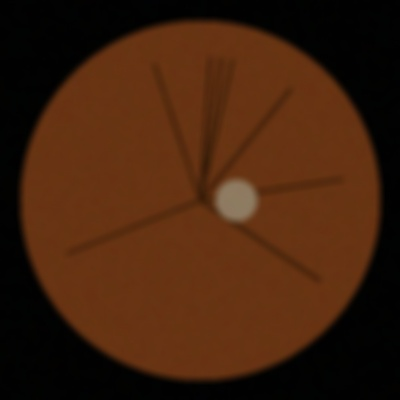
#> input picture retinobolic/Anuj_Fundus_Quality/sample_data/borderline_fundus.jpg, 400 x 400 px; its folder holds only this picture in this run
$ python -i fundus_validator.py   (imports and definitions only)
#> lines starting #> are read from the running program, lines starting #| are printed output that depends on the picture; after the words box and inside, x2 and y2 are one past the last pixel; in counts of white or black regions, pixels touching at a corner belong together
#> further down, picture is the input picture: shape (400, 400, 3); mean B, G, R 12.8, 33.3, 65.7
"""
fundus_validator.py — Domain verification gate to ensure an image is a genuine retinal fundus scan.
Detects and rejects arbitrary non-retinal images (e.g. personal photos, faces, buildings, natural scenes).
"""

from __future__ import annotations
import cv2
import numpy as np
from typing import Dict, Any, Tuple


_FACE_CASCADE = None
_PROFILE_CASCADE = None

def _get_cascades():
    global _FACE_CASCADE, _PROFILE_CASCADE
    if _FACE_CASCADE is None:
        try:
            _FACE_CASCADE = cv2.CascadeClassifier(cv2.data.haarcascades + 'haarcascade_frontalface_default.xml')
            _PROFILE_CASCADE = cv2.CascadeClassifier(cv2.data.haarcascades + 'haarcascade_profileface.xml')
        except Exception:
            pass
    return _FACE_CASCADE, _PROFILE_CASCADE


def verify_fundus_image(img_bgr: np.ndarray) -> Dict[str, Any]:
    """
    Validates whether an input image possesses optical and chromatic characteristics of a retinal fundus scan.

    Parameters
    ----------
    img_bgr : np.ndarray
        BGR image array (uint8).

    Returns
    -------
    dict:
        is_fundus: bool
        is_human_image: bool
        confidence: float (0.0 to 1.0)
        reasons: list of str describing why the image failed or passed
        metrics: dict of computed color and geometric values
    """
    if img_bgr is None or img_bgr.size == 0:
        return {
            "is_fundus": False,
            "is_human_image": False,
            "confidence": 0.0,
            "reasons": ["Image is empty or unreadable."],
            "metrics": {}
        }

    h, w = img_bgr.shape[:2]
#> h = 400; w = 400

    # 1. Corner Brightness (Ophthalmoscope circular lens aperture check)
    # Most fundus cameras produce a circular field with black / dark outer corners.
    cw, ch = max(1, int(w * 0.08)), max(1, int(h * 0.08))
#> cw = 32; ch = 32
    corners = np.concatenate([
        img_bgr[:ch, :cw].reshape(-1, 3),
        img_bgr[:ch, -cw:].reshape(-1, 3),
        img_bgr[-ch:, :cw].reshape(-1, 3),
        img_bgr[-ch:, -cw:].reshape(-1, 3)
    ])
    corner_brightness = float(np.mean(corners))
#> corner_brightness = 1.44

    # 2. Central Region Colorimetric Analysis (Retinal Chromatic Profile)
    # The retina is heavily vascularized and backed by choroidal melanin and hemoglobin,
    # which absorb blue light strongly and reflect orange/red wavelengths.
    center = img_bgr[int(h * 0.15):int(h * 0.85), int(w * 0.15):int(w * 0.85)]
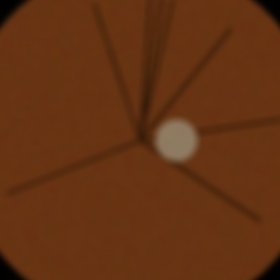
#> center: shape (280, 280, 3); mean B, G, R 19.3, 50.7, 100.5
    if center.size == 0:
        center = img_bgr

    b_ch = center[:, :, 0].astype(np.float64)
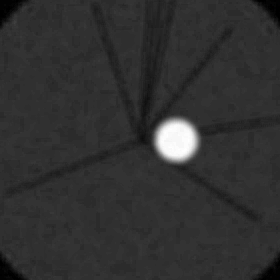
#> b_ch: shape (280, 280) float64; min 0, max 99, mean 19.3; drawn with min black and max white
    g_ch = center[:, :, 1].astype(np.float64)
    r_ch = center[:, :, 2].astype(np.float64)
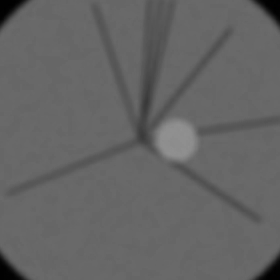
#> r_ch: shape (280, 280) float64; min 0, max 145, mean 100.5

    r_mean = float(np.mean(r_ch))
#> r_mean = 100.5
    g_mean = float(np.mean(g_ch))
#> g_mean = 50.68
    b_mean = float(np.mean(b_ch))
#> b_mean = 19.31

    rb_ratio = float(r_mean / (b_mean + 1e-5))
#> rb_ratio = 5.2
    rg_ratio = float(r_mean / (g_mean + 1e-5))
#> rg_ratio = 1.98

    # 3. HSV Retinal Hue Spectrum Check
    # In OpenCV HSV scale [0, 180]:
    # Red, Orange, Amber, and Golden Yellow span [0, 35] and [165, 180].
    # Evaluated across visible (non-black) pixels so dark clinical fundus scans are not penalized.
    hsv = cv2.cvtColor(center, cv2.COLOR_BGR2HSV)
#> hsv: shape (280, 280, 3); mean H, S, V 11.7, 205.9, 100.5
    hue = hsv[:, :, 0]
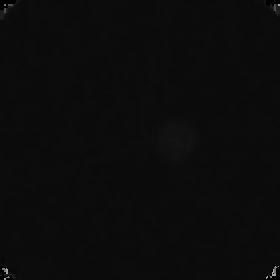
#> hue: shape (280, 280); min 0, max 165, mean 11.7
    sat = hsv[:, :, 1]
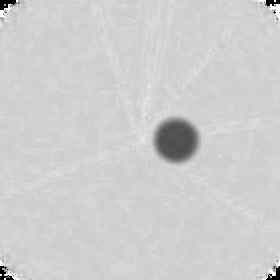
#> sat: shape (280, 280); min 0, max 255, mean 205.9
    val = hsv[:, :, 2]

    vis_mask = (val >= 8) & (sat >= 10)
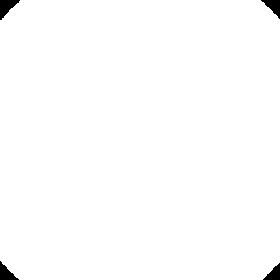
#> vis_mask: shape (280, 280) bool; 99.1% white; 4 black regions, box (x1, y1, x2, y2) and area: (0, 0, 20, 20) 210, (261, 0, 280, 19) 180, (0, 261, 19, 280) 180, (263, 263, 280, 280) 157
    vis_count = int(np.sum(vis_mask))
#> vis_count = 77673

    if vis_count > 50:
        retinal_hue_mask = ((hue[vis_mask] <= 35) | (hue[vis_mask] >= 165))
        retinal_hue_pct = float(np.mean(retinal_hue_mask) * 100.0)
#> retinal_hue_pct = 100
        hue_std = float(np.std(hue[vis_mask]))
#> hue_std = 0.873
    else:
        retinal_hue_pct = 0.0
        hue_std = 0.0

    # 4. Human Face / Person Detection Safety Gate
    # Genuine personal photos (selfies, portraits, hospital staff photos) are regular rectangular
    # camera photos with bright corners and human skin tones.
    # In contrast, ophthalmic retinal fundus scans have dark aperture corners and monochromatic
    # retinal tissue (where optic disc and blood vessels might otherwise trigger weak Haar edge false alarms).
    gray = cv2.cvtColor(img_bgr, cv2.COLOR_BGR2GRAY)
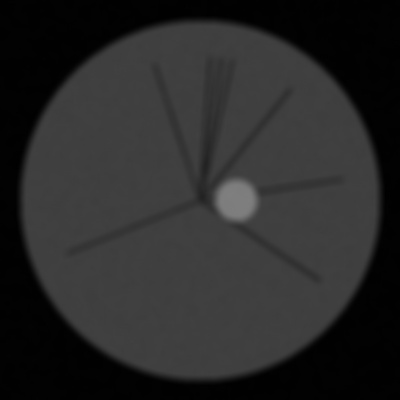
#> gray: shape (400, 400); min 0, max 127, mean 40.6
    face_casc, profile_casc = _get_cascades()
    human_detected = False
    detected_features = []

    # If the image has dark circular corners and strong retinal hue, it is an ocular scan
    is_circular_retina = (corner_brightness <= 25.0) and (retinal_hue_pct >= 85.0)
#> is_circular_retina = True

    if not is_circular_retina and face_casc is not None and not face_casc.empty():
        faces = face_casc.detectMultiScale(gray, scaleFactor=1.1, minNeighbors=6, minSize=(50, 50))
        for (fx, fy, fw, fh) in faces:
            fcrop = img_bgr[fy:fy+fh, fx:fx+fw]
            f_bm = float(fcrop[:, :, 0].mean())
            f_rm = float(fcrop[:, :, 2].mean())
            f_rb = f_rm / (f_bm + 1e-5)
            # Filter out false alarms on deep monochromatic red retinal tissue
            if corner_brightness <= 25.0 and (f_rb > 2.2 or f_bm < 30.0):
                continue
            human_detected = True
            detected_features.append(f"{len(faces)} human face(s)")
            break

    if not human_detected and corner_brightness > 25.0 and profile_casc is not None and not profile_casc.empty():
        profiles = profile_casc.detectMultiScale(gray, scaleFactor=1.1, minNeighbors=6, minSize=(50, 50))
        if len(profiles) > 0:
            human_detected = True
            detected_features.append(f"{len(profiles)} profile face(s)")

    if human_detected:
        feature_str = ", ".join(detected_features)
        return {
            "is_fundus": False,
            "is_human_image": True,
            "confidence": 0.0,
            "reasons": ["A photo of a person was detected instead of an eye retina scan. Please insert a genuine retinal fundus image."],
            "metrics": {"human_detected": True, "features": feature_str}
        }

    reasons: list[str] = []
    hard_fail = False

    # Check 1: Blank or pitch-dark non-image
    if r_mean < 6.0 and g_mean < 6.0 and b_mean < 6.0:
        reasons.append("Image is pitch dark or blank. Please upload a clear retinal fundus photograph.")
        hard_fail = True

    # Check 2: Red channel dominance (Retinal tissue always reflects red > blue and red >= green)
    elif rb_ratio < 1.05:
        reasons.append("This photo is not an eye retina scan. Please upload a genuine retinal fundus image taken with an eye camera.")
        hard_fail = True
    elif rg_ratio < 0.90:
        reasons.append("This photo is not an eye retina scan. Please upload a genuine retinal fundus image taken with an eye camera.")
        hard_fail = True

    # Check 3: Retinal Hue Concentration
    elif vis_count > 100 and retinal_hue_pct < 35.0:
        reasons.append("This photo is not an eye retina scan. Please upload a genuine retinal fundus image taken with an eye camera.")
        hard_fail = True

    # Check 4: Regular rectangular camera photo (high corner brightness + wide color spread or low retinal hue)
    elif corner_brightness > 35.0 and (retinal_hue_pct < 70.0 or hue_std > 28.0 or rb_ratio < 1.20):
        reasons.append("A standard camera photo was detected instead of an eye retina scan. Please insert a genuine retinal fundus image.")
        hard_fail = True

    # Check 5: Solid artificial / synthetic color check
    elif vis_count > 100:
        green_std = float(np.std(center[:, :, 1]))
#> green_std = 10.94
        if green_std < 1.5:
            reasons.append("This photo is not an eye retina scan. Please upload a genuine retinal fundus image taken with an eye camera.")
            hard_fail = True

    is_fundus = not hard_fail

    # Confidence calculation
    if is_fundus:
        rb_factor = float(np.clip((rb_ratio - 1.05) / 1.5, 0.5, 1.0))
#> rb_factor = 1
        hue_factor = float(np.clip((retinal_hue_pct - 35.0) / 45.0, 0.5, 1.0))
#> hue_factor = 1
        corner_factor = 1.0 if corner_brightness <= 25.0 else 0.8
#> corner_factor = 1
        confidence = float(np.clip(0.4 * rb_factor + 0.4 * hue_factor + 0.2 * corner_factor, 0.70, 0.99))
#> confidence = 0.99
        reasons = ["Genuine retinal fundus scan verified."]
    else:
        confidence = 0.0
        if not reasons:
            reasons.append("This photo is not an eye retina scan. Please upload a genuine retinal fundus image taken with an eye camera.")

    return {
        "is_fundus": is_fundus,
        "is_human_image": False,
        "confidence": round(confidence, 3),
        "reasons": reasons,
        "metrics": {
            "rb_ratio": round(rb_ratio, 2),
            "rg_ratio": round(rg_ratio, 2),
            "b_mean": round(b_mean, 1),
            "r_mean": round(r_mean, 1),
            "g_mean": round(g_mean, 1),
            "corner_brightness": round(corner_brightness, 1),
            "retinal_hue_pct": round(retinal_hue_pct, 1),
            "hue_std": round(hue_std, 1),
        }
    }

>>> import cv2
>>> picture = cv2.imread('../sample_data/borderline_fundus.jpg')
>>> result = verify_fundus_image(picture)
#> result = 5 items
